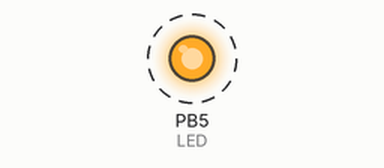
This program was run on a simulated ATmega328P, built with avr-gcc and emulated at 16 MHz. On the bench: output pins drawn as LEDs (lit = HIGH). Dashed ring = blinking.

Above: at 0.4 s.
Timing chart, 0 to 4.6 s (numbered marks = the images above):
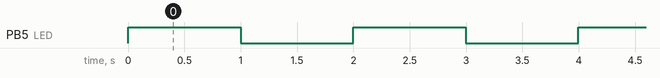

Measured:
- by itself, PB5 (LED): alternates HIGH for 1.0 s and LOW for 1.0 s

The program:

main.c
```c
#define F_CPU 16000000UL
#include <avr/io.h>

#define LED PORTB5

void timer0_init()
{

	TCCR0A &= ~((1 << WGM00) | (WGM01));
	/*------------------------------------CALCULATION----------------------------------------
	Clock Frequency (F_CPU): 16 MHz (16,000,000 Hz)
	Prescaler Value: 256
	F_timer(Timer Frequency) = 16,000,000 / 256
			= 62500 Hz

	 Time period: 1 / frequency - 1 / Timer Frequency (F_timer)
				= 1 / (16,000,000 /256)
				= 1 / 62500
				= 0.000016
				= 16 microseconds (us)
	time taken for 1 tick is 16 us, therefore time taken for 1 overflow = time taken for 1 tick x total no of ticks
    time for 1 overflow = 16 us x 256
						= 4.96 ms (milliseconds).
	1 second = 1000 milliseconds
	there fore 1 second = 1000 / 4.96
						= 244.14 ~  244
	*/
	TCCR0B |=(1<<CS02);

}

void delay_1sec()
{
	for (uint8_t i=1; i<=244; ++i)
	{
		while(!(TIFR0 & (1<<TOV0)));

		TIFR0 |= (1<<TOV0);
	}

}
int main(void)
{
	timer0_init();
	DDRB |=(1<<DDB5);
	while (1)
	{
		PORTB ^=(1<<LED);
		delay_1sec();
	}
}
```
